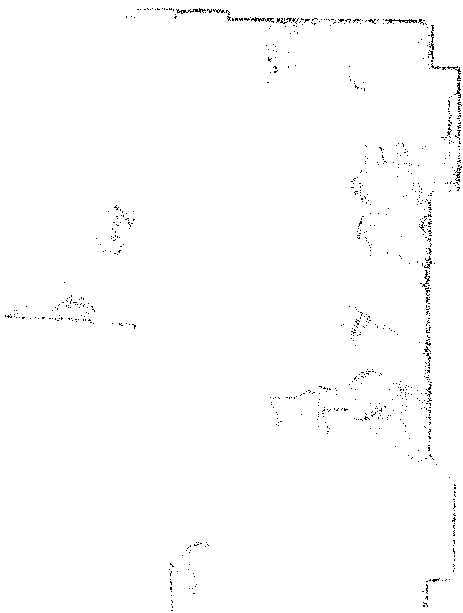
%> input picture data/lab_map.bmp, 463 x 613 px
$ octave FM2Formations_template.m   (GNU Octave 9; MATLAB toolbox functions it lacks are replaced by stand-ins)
%> lines starting %> are read from the running program, lines starting %| are printed output that depends on the picture; in (x1, y1, x2, y2) boxes, pixels count from 0 and x2, y2 are one past the last pixel; in counts of white or black regions, pixels touching at a corner belong together; the program's own positions count from 1
%% Robot formations path planning with Fast Marching Square

%% This code is licensed under Creative Commons Attribution Share-Alike 3.0
% for the details about this license please go to
% http://creativecommons.org/licenses/by-sa/3.0/

%% Author: Javier V. Gómez  -  www.javiervgomez.com jvgomez _at_ ing.uc3m.es
% Date:  06/02/2013

%% If you use this code, please, cite the following paper:

% "Planning Robot Formations with Fast Marching Square including Uncertainty Conditions"
% Authors: J.V. Gómez, A. Lumbier, S. Garrido and L. Moreno
% Journal: Robotics and Autonomous Systems, Vol. 61, pp. 137–152, 2013.

clear all;
close all;

%% Parameters
sat = 0.5;      % Saturation value (0,1].
map_name = 'lab_map.bmp';
steps = 100;    % Steps between iterations.
dist=25;        % Desired distance between robots.

%% Initializing, loading the map and creating the first potential with FMM.

Bleader=[]; Bfoll1=[]; Bfoll2=[];
dist_foll1=[]; dist_foll2=[];

Wo = ~flipdim(imread(map_name),1);
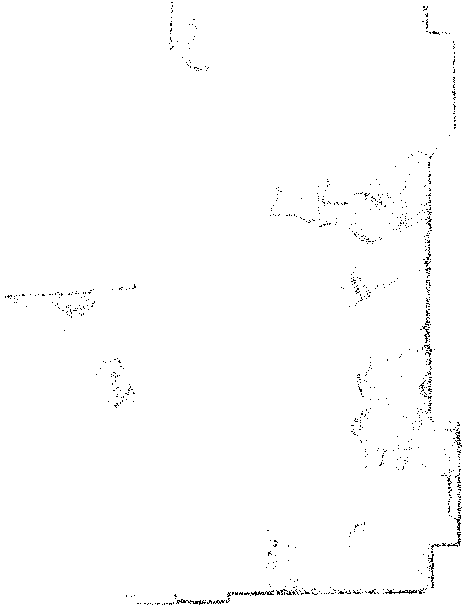
%> Wo: size 613x463 logical; 99.2% white; black in thin lines or dots
SE = strel('disk', 10); % Obstacles dilation.
Wo = ~imdilate(~Wo, SE);
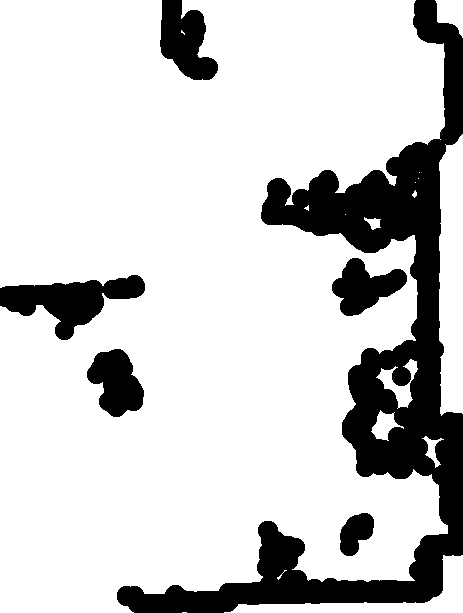
%> Wo: size 613x463 logical; 80.7% white; 6 black regions, box (x1, y1, x2, y2) and area: (117, 0, 463, 613) 41455, (0, 275, 145, 340) 4355, (160, 0, 218, 80) 2924, (87, 349, 144, 417) 2531, (332, 258, 407, 316) 2397, (340, 513, 374, 556) 997

%Black borders.
Wo(1,:) = 0;
Wo(end,:) = 0;
Wo(:,1) = 0;
Wo(:,end) = 0;
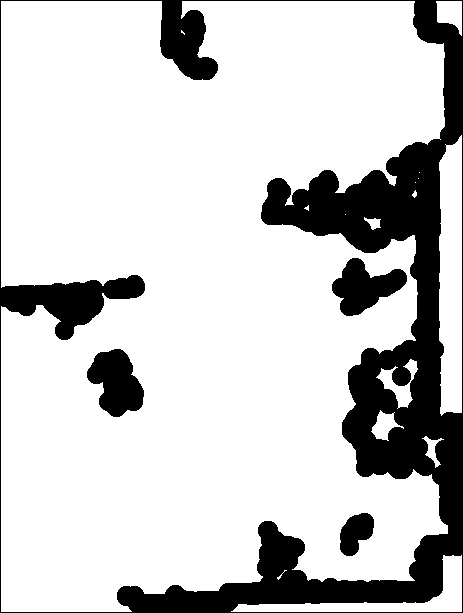
%> Wo: size 613x463 logical; 80.1% white; 4 black regions, box (x1, y1, x2, y2) and area: (0, 0, 463, 613) 50503, (87, 349, 144, 417) 2531, (332, 258, 407, 316) 2397, (340, 513, 374, 556) 997

% W = FMdist(Wo');
%
% % Velocities map Saturation
% W = min(W,sat);
% W = rescale(double(W));

%> (the run ends here)
